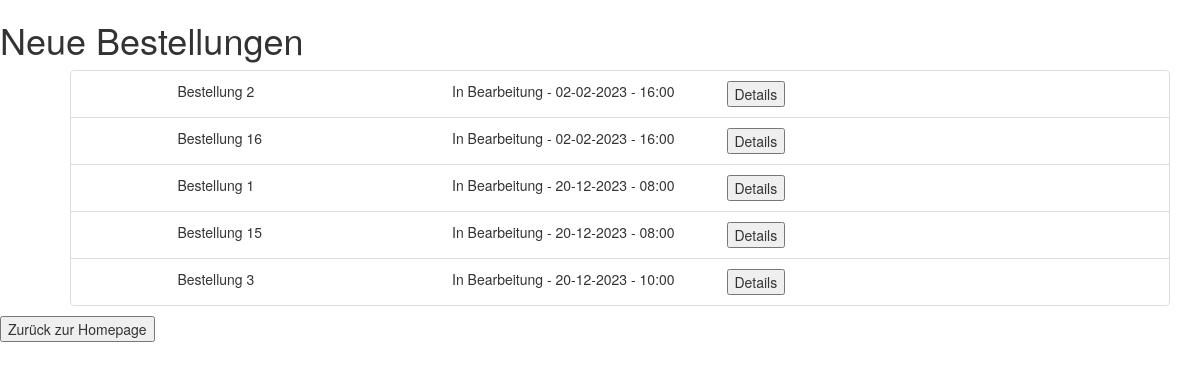
/restaurant/bestellungen/neu (signed in), run on an earlier commit of the app's database.
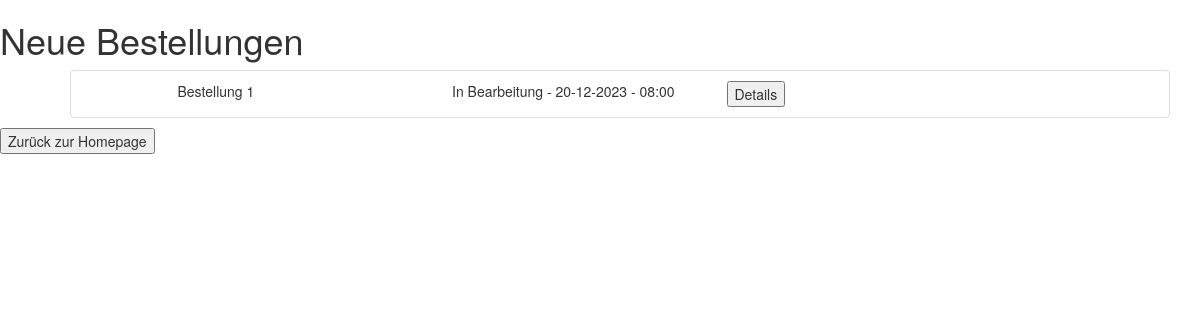
And on a later commit of the database.
### tables this page shows
CREATE TABLE 'bestellung' ('bestell_id' INTEGER PRIMARY KEY AUTOINCREMENT,'status' TEXT, 'eingangsTag' DATE, 'eingangsUhrzeit' TIME, 'zusatztext' TEXT, 'restaurant_username' TEXT, 'customer_username' TEXT, FOREIGN KEY (restaurant_username) references restaurant(username), FOREIGN KEY (customer_username) references kunde(username));

### app.py (the view)
@app.route('/restaurant/bestellungen/neu')
def newOrders():
    if(not 'restaurant_username' in session):
        return render_template('restaurant_login.html')
    username = session['restaurant_username']
    newOrders = zugreifer.getNewOrdersForRestaurant(username)
    return render_template('restaurant_new_orders.html', newOrders = newOrders)

### zugreifer.py (called while the page is built)
def getNewOrdersForRestaurant(username):
    con = sqlite3.connect("Database.db")
    cur = con.cursor()
    result = cur.execute("SELECT * FROM bestellung where restaurant_username='" + username + "' and status='In Bearbeitung' order by eingangsTag asc , eingangsUhrzeit asc;");
    newOrders = list()
    for x in result:
        newOrders.append(order(x[0], x[1], x[2], x[3], x[4], x[5], x[6]))
    cur.close()
    con.close()
    return newOrders;

### templates/restaurant_new_orders.html (shortened to what this page needs)
<!DOCTYPE html>
<html>
    <head>
        <link rel="stylesheet" href="https://maxcdn.bootstrapcdn.com/bootstrap/3.4.1/css/bootstrap.min.css">
    </head>
    <body>
        <h1>Neue Bestellungen</h1>
        <div class="container">
            <ul>
                {%for newOrder in newOrders%}
                <li class="list-group-item" style="list-style-type: none;">
                    <div class="row">
                        <div class="col-sm-1"></div>
                        <div class="col-sm-3">
                            Bestellung {{ newOrder.orderId }}
                        </div>
                        <div class="col-sm-3">
                            {{ newOrder.status }} - {{ newOrder.date }} - {{ newOrder.time }}
                        </div>
                        <div class="col-sm-3">
                            <form action="{{ url_for('newOrderDetails',orderId = newOrder.orderId) }}" method=post >
                                <button type="submit">Details</button>
                            </form>
                        </div>
                </li>
                {% endfor %}
            </ul>
        </div>
        <div class="row-sm-20">
            <form action="/restaurant" method="get">
                <button type="submit">Zurück zur Homepage</button>
            </form>
        </div>
    </body>
</html>

What changed in the data, as far as the page shows it:
no longer on this page (row edited): bestellung: orderId "2", status "In Bearbeitung", date "02-02-2023", time "16:00"
removed bestellung: orderId "16", status "In Bearbeitung", date "02-02-2023", time "16:00"
removed bestellung: orderId "15", status "In Bearbeitung", date "20-12-2023", time "08:00"
no longer on this page (row edited): bestellung: orderId "3", status "In Bearbeitung", date "20-12-2023", time "10:00"
